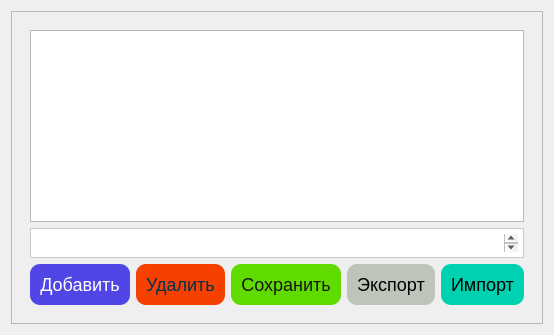
     <widget class="QWidget" name="tabexpense_categories">
      <attribute name="title">
       <string>Категории</string>
      </attribute>
      <layout class="QGridLayout" name="gridLayout_8">
       <item row="0" column="0">
        <widget class="QFrame" name="frame_12">
         <property name="frameShape">
          <enum>QFrame::Shape::StyledPanel</enum>
         </property>
         <property name="frameShadow">
          <enum>QFrame::Shadow::Raised</enum>
         </property>
         <layout class="QGridLayout" name="gridLayout_16">
          <item row="0" column="0">
           <widget class="QFrame" name="frame_13">
            <layout class="QHBoxLayout" name="horizontalLayout_11">
             <item>
              <layout class="QVBoxLayout" name="verticalLayout_8">
               <item>
                <widget class="QTableView" name="tableCategories"/>
               </item>
               <item>
                <widget class="QTextEdit" name="textcategory">
                 <property name="maximumSize">
                  <size>
                   <width>16777215</width>
                   <height>30</height>
                  </size>
                 </property>
                 <property name="styleSheet">
                  <string notr="true">QTextEdit {
    color: black;                      /* Цвет текста */
    font-size: 14px;                    /* Размер шрифта */
    background-color: white;           /* Цвет фона по умолчанию */
    border: 1px solid #ccc;            /* Граница */
    padding: 5px;                       /* Отступы внутри поля */
}

QTextEdit:hover {
    background-color: #E0E7FF;         /* Цвет фона при наведении */
}

QTextEdit::placeholder {
    color: #888;                        /* Цвет текста подсказки */
    font-style: italic;                 /* Шрифт курсив */
}
</string>
                 </property>
                </widget>
               </item>
               <item>
                <layout class="QHBoxLayout" name="horizontalLayout_12">
                 <item>
                  <widget class="QPushButton" name="btnAddcategories">
                   <property name="styleSheet">
                    <string notr="true">
       QPushButton {
        background-color: #4F46E5;
        color: #FFFFFF;
        border-radius: 10px;
        font-size: 18px;
        padding: 10px;
       }
       QPushButton:hover {
        background-color: #6366F1;
       }</string>
                   </property>
                   <property name="text">
                    <string>Добавить</string>
                   </property>
                  </widget>
                 </item>
                 <item>
                  <widget class="QPushButton" name="btnDeletecategories">
                   <property name="cursor">
                    <cursorShape>OpenHandCursor</cursorShape>
                   </property>
                   <property name="styleSheet">
                    <string notr="true">
       QPushButton {
        background-color: #F54000;
        color: #003153;
        border-radius: 10px;
        font-size: 18px;
        padding: 10px;
       }
       QPushButton:hover {
        background-color: #FF6452;
       }</string>
                   </property>
                   <property name="text">
                    <string>Удалить</string>
                   </property>
                  </widget>
                 </item>
                 <item>
                  <widget class="QPushButton" name="btnSubmitcategories">
                   <property name="styleSheet">
                    <string notr="true">
       QPushButton {
        background-color: #60DB00;
        color: #181513;
        border-radius: 10px;
        font-size: 18px;
        padding: 10px;
       }
       QPushButton:hover {
        background-color: #9BFF4D;
       }</string>
                   </property>
                   <property name="text">
                    <string>Сохранить</string>
                   </property>
                  </widget>
                 </item>
                 <item>
                  <widget class="QPushButton" name="pushButton_7">
                   <property name="styleSheet">
                    <string notr="true">
       QPushButton {
        background-color: #BFC4BA;
        color: #000000;
        border-radius: 10px;
        font-size: 18px;
        padding: 10px;
       }
       QPushButton:hover {
        background-color: #D8DDD5;
       }</string>
                   </property>
                   <property name="text">
                    <string>Экспорт</string>
                   </property>
                  </widget>
                 </item>
                 <item>
                  <widget class="QPushButton" name="pushButton_17">
                   <property name="styleSheet">
                    <string notr="true">
       QPushButton {
        background-color: #00D1B1;
        color: #000000;
        border-radius: 10px;
        font-size: 18px;
        padding: 10px;
       }
       QPushButton:hover {
        background-color: #3DFFE1;
       }</string>
                   </property>
                   <property name="text">
                    <string>Импорт</string>
                   </property>
                  </widget>
                 </item>
                </layout>
               </item>
              </layout>
             </item>
            </layout>
           </widget>
          </item>
         </layout>
        </widget>
       </item>
      </layout>
     </widget>
